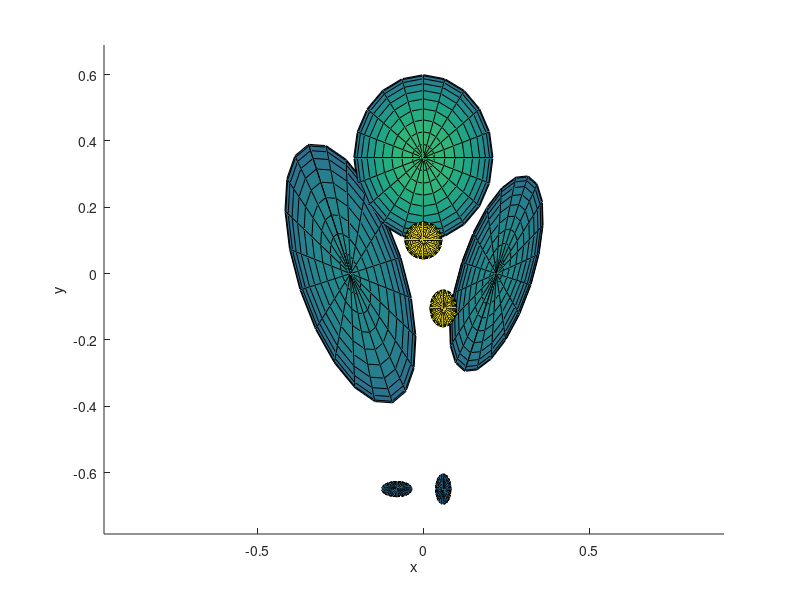

The MATLAB source for this figure:
#{
Shepp Logan 3d Phantom
Mike Matthews
Jan 10, 2023
#}

clear all, close all, clc
#{ 

  Ellipse   x0      y0      z0       a      b     c    phi  theta    psi   rho
  -----------------------------------------------------------------------------
  A          0       0       0    0.69   0.92   0.9      0      0      0   2.0
  B          0       0       0  0.6624  0.874  0.88      0      0      0  -0.8
  C      -0.22       0   -0.25    0.41   0.16  0.21    108      0      0  -0.2
  D       0.22       0   -0.25    0.31   0.11  0.22     72      0      0  -0.2
  E          0    0.35   -0.25    0.21   0.25   0.5      0      0      0   0.2
  F          0     0.1   -0.25   0.046  0.046 0.046      0      0      0   0.2
  G      -0.08   -0.65   -0.25   0.046  0.023  0.02      0      0      0   0.1
  H       0.06   -0.65   -0.25   0.046  0.023  0.02     90      0      0   0.1
  I       0.06  -0.105   0.625   0.056   0.04   0.1     90      0      0   0.2
  J          0   0.100   0.625   0.056  0.056   0.1      0      0      0  -0.2
#}

# rotations
aboutX = [1,0,0];
aboutY = [0,1,0];
aboutZ = [0,0,1];

# ellipsoids
[Ax, Ay, Az] = ellipsoid(0,0,0,0.69,0.92,0.9);
[Bx, By, Bz] = ellipsoid(0,0,0,0.6624,0.874,0.88);
[Cx, Cy, Cz] = ellipsoid(-0.22,0,-0.25,0.41,0.16,0.21);
[Dx, Dy, Dz] = ellipsoid(0.22, 0, -0.25, -0.31, 0.11, 0.22);
[Ex, Ey, Ez] = ellipsoid(0, 0.35, -0.25, 0.21, 0.25, 0.5);
[Fx, Fy, Fz] = ellipsoid(0, 0.1, -0.25, 0.046, 0.046, 0.046);
[Gx, Gy, Gz] = ellipsoid(-0.08, -0.65, -0.25, 0.046, 0.023, 0.02);
[Hx, Hy, Hz] = ellipsoid(0.06, -0.65, -0.25, 0.046, 0.023, 0.02);
[Ix, Iy, Iz] = ellipsoid(0.06, -0.105, 0.625, 0.056, 0.04, 0.1);
[Jx, Jy, Jz] = ellipsoid(0, 0.1, 0.625, 0.056, 0.056, 0.1);


# Draw
#A = surf(Ax, Ay, Az, 'FaceAlpha', 0.01);
hold on
#B = surf(Bx, By, Bz, 'FaceAlpha', 0.02);
C = surf(Cx, Cy, Cz);
D = surf(Dx, Dy, Dz);
E = surf(Ex, Ey, Ez);
F = surf(Fx, Fy, Fz);
G = surf(Gx, Gy, Gz);
H = surf(Hx, Hy, Hz);
I = surf(Ix, Iy, Iz);
J = surf(Jx, Jy, Jz);

rotate(C, aboutZ, 108, [-0.22,0,-0.25])
rotate(D, aboutZ, 72, [0.22,0, -0.25])
rotate(H, aboutZ, 90, [0.06, -0.65, -0.25])
rotate(I, aboutZ, 90, [0.06, -0.105, 0.625])
axis equal
xlabel("x")
ylabel("y")
zlabel("z")
hold off